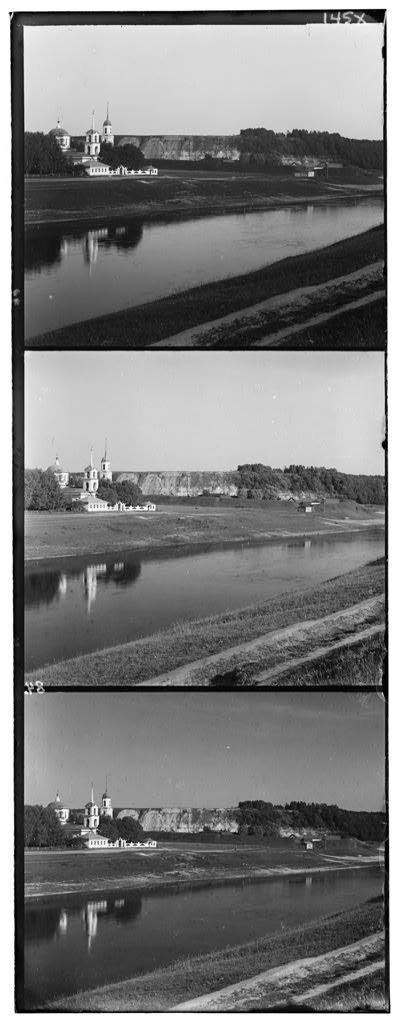
#> input picture Assignment1_SimpleRegistrationMosaics/data/00125v.jpg, 400 x 1024 px, given in place of 01861a1.tif, which was not available
$ python yiyang_liu_a1.py
#> lines starting #> are read from the running program, lines starting #| are printed output that depends on the picture; pictures that were not available may be replaced by others from this repository, and a replacement may not be noted
import numpy as np
import cv2
import random
import time


def ReadImage(file_name, method='pixel'):
#> called with file_name = '01861a', method = 'ps'
    if method == 'evenly':
        #using crop by evenly dividing by 3
        original_image = cv2.imread('data/'+file_name+'.jpg')
        original_image = original_image[:,:,0]
        height, width = original_image.shape
        channel_height = height // 3
        image_channel1 = original_image[0:channel_height,:]
        image_channel2 = original_image[channel_height:2*channel_height,:]
        image_channel3 = original_image[2*channel_height:3*channel_height,:]

    # [11 lines of commented-out code are left out]
    elif method == 'pixel':
        original_image = cv2.imread('data/'+file_name+'.jpg')
        original_image = original_image[:,:,0]
        left = 27
        right = 377
        image_channel1 = original_image[27:342,left:right]
        image_channel2 = original_image[355:680,left:right]
        image_channel3 = original_image[695:1005,left:right]

    elif method == 'ps':
        image_channel1 = cv2.imread('data_hires/'+file_name+'1.tif')
#> image_channel1 is the input picture: shape (1024, 400, 3); min 0, max 255, mean 124.2
        image_channel2 = cv2.imread('data_hires/'+file_name+'2.tif')
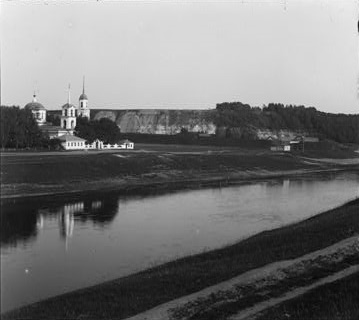
#> input picture Assignment1_SimpleRegistrationMosaics/data/00125v1.jpg, 359 x 320 px, given in place of 01861a2.tif, which was not available
#> image_channel2 is the input picture: shape (320, 359, 3); min 5, max 253, mean 118.7
        image_channel3 = cv2.imread('data_hires/'+file_name+'3.tif')
        # original_image = cv2.imread('data_hires/'+file_name+'.tif')

        image_channel1 = image_channel1[:,:,1]
#> image_channel1: shape (1024, 400)
        image_channel2 = image_channel2[:,:,1]
#> image_channel2: shape (320, 359)
        image_channel3 = image_channel3[:,:,1]

    # # show the image of each channel
    # imshowImage(image_channel1)
    # imshowImage(image_channel2)
    # imshowImage(image_channel3)

    return image_channel1, image_channel2, image_channel3

def ncc(image1, image2):
    # 转换图像为浮点数
    image1 = image1.astype(np.float32)
    image2 = image2.astype(np.float32)

    # 计算图像均值
    mean_image1 = np.mean(image1)
    mean_image2 = np.mean(image2)

    # 计算零均值图像
    zero_mean_image1 = image1 - mean_image1
    zero_mean_image2 = image2 - mean_image2

    # 计算分子部分：两个图像的点积
    numerator = np.sum(zero_mean_image1 * zero_mean_image2)

    # 计算分母部分：两个图像的欧几里得范数
    norm_image1 = np.sqrt(np.sum(zero_mean_image1 ** 2))
    norm_image2 = np.sqrt(np.sum(zero_mean_image2 ** 2))

    # 计算NCC值
    ncc_value = numerator / (norm_image1 * norm_image2)

    return ncc_value

def GaussianDownsampling(input_image,num_levels=8):
    # Create an empty list to store the pyramid layers
#> called with num_levels = 8
    gaussian_pyramid = [input_image]

    # # Define the number of pyramid levels
    # num_levels = 8

    # Build the Gaussian pyramid
    for i in range(1, num_levels):
        # Apply Gaussian blur to the previous level
        previous_level = gaussian_pyramid[i - 1]
        blurred = cv2.GaussianBlur(previous_level, (5, 5), 0)

        # Downsample the blurred image
        downsampled = cv2.pyrDown(blurred)

        # Add the downsampled image to the pyramid
        gaussian_pyramid.append(downsampled)
#> this loop made 7 passes
#> pass 1, in GaussianDownsampling, `downsampled = cv2.pyrDown(blurred)`:
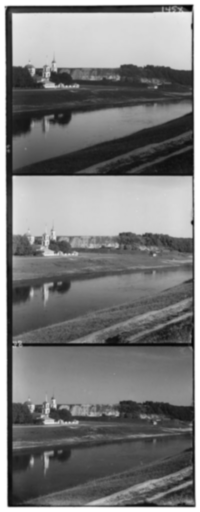
#> downsampled: shape (512, 200); min 6, max 255, mean 124.2
#> pass 2, in GaussianDownsampling, `blurred = cv2.GaussianBlur(previous_level, (5, 5), 0)`:
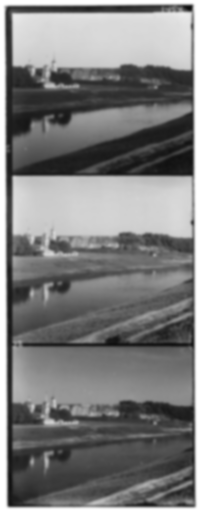
#> blurred: shape (512, 200); min 11, max 255, mean 124.2
#> pass 2, in GaussianDownsampling, `downsampled = cv2.pyrDown(blurred)`:
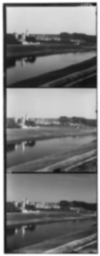
#> downsampled: shape (256, 100); min 18, max 255, mean 124.2
#> after the loop, gaussian_pyramid = 8 items

    # [5 lines of commented-out code are left out]

    return gaussian_pyramid

def align_images(image1, image2, metric, window_size=15, method='NORMAL', pdx=0, pdy=0):
    coarse_range = 2
    best_score = float('-inf')
    best_offset = (0, 0)


    h1, w1 = image1.shape[0:2]
    h2, w2 = image2.shape[0:2]

    if method == 'NORMAL':
        for dx in range(-window_size, window_size + 1):
            for dy in range(-window_size, window_size + 1):
                # shifted_image2 = np.roll(image2, (dy, dx), axis=(0, 1))

                # Calculate the overlap region
                x1 = max(0, dx)
                x2 = min(w1, w2 + dx)
                y1 = max(0, dy)
                y2 = min(h1, h2 + dy)


                if x1 < x2 and y1 < y2:
                    overlap_image1 = image1[y1:y2, x1:x2]
                    overlap_image2 = image2[y1 - dy:y2 - dy, x1 - dx:x2 - dx]
                    if metric == 'ncc':
                        score = ncc(overlap_image1, overlap_image2)
                    # elif metric == 'ssd':
                    #     score = ssd(overlap_image1, overlap_image2)


                    if score > best_score:
                        best_score = score
                        best_offset = (dx, dy)

                    # print(dx,dy,score,best_score)
    else:
        for dx in range(2*pdx-coarse_range, 2*pdx+coarse_range+1):
            for dy in range(2*pdy-coarse_range, 2*pdy+coarse_range+1):
                # shifted_image2 = np.roll(image2, (dy, dx), axis=(0, 1))

                # Calculate the overlap region
                x1 = max(0, dx)
                x2 = min(w1, w2 + dx)
                y1 = max(0, dy)
                y2 = min(h1, h2 + dy)


                if x1 < x2 and y1 < y2:
                    overlap_image1 = image1[y1:y2, x1:x2]
                    overlap_image2 = image2[y1 - dy:y2 - dy, x1 - dx:x2 - dx]
                    if metric == 'ncc':
                        score = ncc(overlap_image1, overlap_image2)

                    if score > best_score:
                        best_score = score
                        best_offset = (dx, dy)

                    # print(dx,dy,score,best_score)
    print('[Info]Best offset: ', best_offset)
    return best_offset


def imshowImage(image, scale_percent=300):
    # 计算新的宽度和高度
    width = int(image.shape[1] * scale_percent / 100)
    height = int(image.shape[0] * scale_percent / 100)

    # 使用cv2.resize来缩放图像
    resized_image = cv2.resize(image, (width, height))

    # 将NumPy数组转换为8位无符号整数数据类型（必须是uint8类型）
    cv2.imshow('image',resized_image)

    # 等待用户按下任意键，然后关闭窗口
    cv2.waitKey(0)
    cv2.destroyAllWindows()

def ShowOverlapRegion_3channels(image1, image2, image3, offset2, offset3,file_name,scale_percent,output='SHOW'):
    dx2 = offset2[0]
    dy2 = offset2[1]
    dx3 = offset3[0]
    dy3 = offset3[1]

    h1, w1 = image1.shape[0:2]
    h2, w2 = image2.shape[0:2]
    h3, w3 = image3.shape[0:2]

    # Calculate the overlap region
    x1 = max(0, dx2, dx3)
    x2 = min(w1, w2 + dx2, w3 + dx3)
    y1 = max(0, dy2, dy3)
    y2 = min(h1, h2 + dy2, h3 + dy3)
    if x1 < x2  and y1 < y2:
        overlap_image1 = image1[y1:y2, x1:x2]
        overlap_image2 = image2[y1 - dy2:y2 - dy2, x1 - dx2:x2 - dx2]
        overlap_image3 = image3[y1 - dy3:y2 - dy3, x1 - dx3:x2 - dx3]
    else:
        print('[Error]no region of overlap!')
        return

    # [6 lines of commented-out code are left out]
    merged_image = cv2.merge((overlap_image1, overlap_image2, overlap_image3))

    # 保存图像
    cv2.imwrite('merged_'+file_name+'.jpg', merged_image)
    print("Image saved successfully.")

    if output == 'SHOW':
        imshowImage(merged_image, scale_percent)

    return

def CoarseToFine(gaussian_pyramid_channel1,gaussian_pyramid_channel2):
    metric = 'ncc'
    window_size = 5


    for i in range(len(gaussian_pyramid_channel1)-1,-1,-1):
        if i == len(gaussian_pyramid_channel1)-1:
            best_offset = align_images(gaussian_pyramid_channel1[i], gaussian_pyramid_channel2[i], metric, window_size)
        else:
            best_offset = align_images(gaussian_pyramid_channel1[i], gaussian_pyramid_channel2[i], metric, method='COARSETOFINE', pdx=pdx, pdy=pdy)
        pdx = best_offset[0]
        pdy = best_offset[1]
        h1, w1 = gaussian_pyramid_channel1[i].shape[0:2]
        h2, w2 = gaussian_pyramid_channel2[i].shape[0:2]

    # [5 lines of commented-out code are left out]
    print('[CoarseToFine]Best offset:',best_offset)
    return best_offset

def main():
    start_time = time.time()
    file_name_list = ['00125v', '00149v', '00153v', '00351v', '00398v', '01112v']
    high_resolution_name_list = ['01047u', '01657u', '01861a']
    file_type = 1 #set to 0 to process normal images, set to 1 for high resolution images
    file_index = 2 #set to -1 to let program to randomly choose a image

    num_levels = 8 #iteration of the image pyramid


    if not file_type:
        if file_index == -1:
            file_name = random.choice(file_name_list)
        else:
            file_name = file_name_list[file_index]
        image_channel1, image_channel2, image_channel3 = ReadImage(file_name,'pixel')
        print('[Info]Choose file: ', file_name)
        metric = 'ncc'
        window_size = 15

        best_offset2 = align_images(image_channel1, image_channel2, metric, window_size)
        best_offset3 = align_images(image_channel1, image_channel3, metric, window_size)


        ShowOverlapRegion_3channels(image_channel1, image_channel2, image_channel3, best_offset2, best_offset3, file_name, scale_percent=300,output='SHOW')
    else:
        if file_index == -1:
            file_name = random.choice(high_resolution_name_list)
        else:
            file_name = high_resolution_name_list[file_index]
        image_channel1, image_channel2, image_channel3 = ReadImage(file_name,'ps')
        print('[Info]Choose High resolution file: ', file_name)


        gaussian_pyramid_channel1 = GaussianDownsampling(image_channel1, num_levels)
#> gaussian_pyramid_channel1 = 8 items
        gaussian_pyramid_channel2 = GaussianDownsampling(image_channel2, num_levels)
#> the loop in GaussianDownsampling (call 2), `for i in range(1, num_levels):` made 7 passes
#> downsampled on pass 7: [[170, 171, 171], [131, 133, 133], [96, 98, 97]]
#> pass 1, in GaussianDownsampling (call 2), `downsampled = cv2.pyrDown(blurred)`:
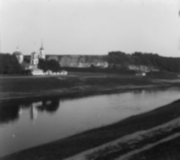
#> downsampled: shape (160, 180); min 15, max 241, mean 119
#> pass 2, in GaussianDownsampling (call 2), `downsampled = cv2.pyrDown(blurred)`:
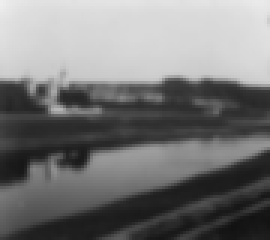
#> downsampled: shape (80, 90) (shown 3 times larger); min 18, max 238, mean 119.6
#> gaussian_pyramid_channel2 = 8 items
        gaussian_pyramid_channel3 = GaussianDownsampling(image_channel3, num_levels)
#> the loop in GaussianDownsampling (call 3), `for i in range(1, num_levels):` made 7 passes
#> pass 3, in GaussianDownsampling (call 3), `downsampled = cv2.pyrDown(blurred)`:
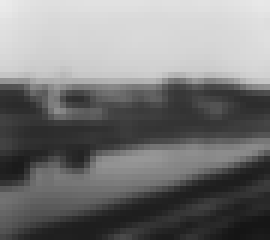
#> downsampled: shape (40, 45) (shown 6 times larger); min 21, max 235, mean 120.7
#> gaussian_pyramid_channel3 = 8 items

        best_offset2 = CoarseToFine(gaussian_pyramid_channel1,gaussian_pyramid_channel2)
#> the loop in CoarseToFine, `for i in range(len(gaussian_pyramid_channel1)-1,-1,-1):` made 8 passes
#> (i, h1, w1, h2, w2) on passes 1 to 2: (7, 8, 4, 3, 3), (6, 16, 7, 5, 6)
#> i on passes 5 to 8: 3, 2, 1, 0
#| [Info]Best offset:  (2, -2)
#| [Info]Best offset:  (5, -4)
#| [Info]Best offset:  (12, -8)
#| [Info]Best offset:  (24, -18)
#| [Info]Best offset:  (49, -38)
#| [Info]Best offset:  (98, -76)
#| [Info]Best offset:  (195, -153)
#| [Info]Best offset:  (391, -308)
#| [CoarseToFine]Best offset: (391, -308)
        best_offset3 = CoarseToFine(gaussian_pyramid_channel1,gaussian_pyramid_channel3)
#> the loop in CoarseToFine (call 2), `for i in range(len(gaussian_pyramid_channel1)-1,-1,-1):` made 8 passes
#> i on passes 1, 2, 3, 5, 6, 7, 8: 7, 6, 5, 3, 2, 1, 0
#| [Info]Best offset:  (2, -2)
#| [Info]Best offset:  (5, -4)
#| [Info]Best offset:  (12, -8)
#| [Info]Best offset:  (24, -18)
#| [Info]Best offset:  (49, -38)
#| [Info]Best offset:  (98, -76)
#| [Info]Best offset:  (195, -153)
#| [Info]Best offset:  (391, -308)
#| [CoarseToFine]Best offset: (391, -308)


        ShowOverlapRegion_3channels(image_channel1, image_channel2, image_channel3, best_offset2, best_offset3,file_name,scale_percent=30,output='SHOW')


    end_time = time.time()
    total_time = end_time - start_time
    print('[Info]Total time: ',total_time)
    return

if __name__ == "__main__":
    main()
